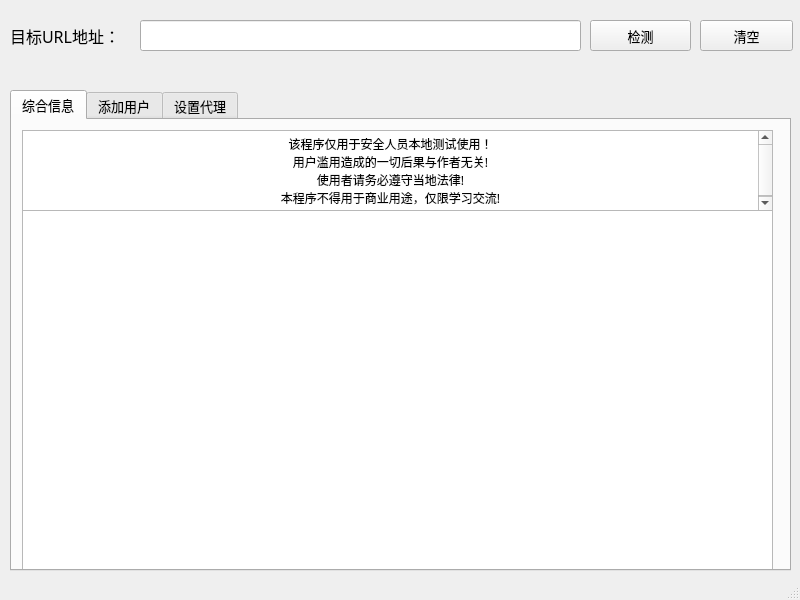
<?xml version="1.0" encoding="UTF-8"?>
<ui version="4.0">
 <class>MainWindow</class>
 <widget class="QMainWindow" name="MainWindow">
  <property name="geometry">
   <rect>
    <x>0</x>
    <y>0</y>
    <width>800</width>
    <height>600</height>
   </rect>
  </property>
  <property name="font">
   <font>
    <family>仿宋</family>
    <pointsize>10</pointsize>
   </font>
  </property>
  <property name="windowTitle">
   <string>禅道身份认证绕过漏洞利用工具 by hilyary</string>
  </property>
  <widget class="QWidget" name="centralwidget">
   <widget class="QLabel" name="label">
    <property name="geometry">
     <rect>
      <x>10</x>
      <y>20</y>
      <width>151</width>
      <height>31</height>
     </rect>
    </property>
    <property name="font">
     <font>
      <family>仿宋</family>
      <pointsize>12</pointsize>
     </font>
    </property>
    <property name="text">
     <string>目标URL地址：</string>
    </property>
   </widget>
   <widget class="QLineEdit" name="lineEdit">
    <property name="geometry">
     <rect>
      <x>140</x>
      <y>20</y>
      <width>441</width>
      <height>31</height>
     </rect>
    </property>
   </widget>
   <widget class="QPushButton" name="pushButton">
    <property name="geometry">
     <rect>
      <x>590</x>
      <y>20</y>
      <width>101</width>
      <height>31</height>
     </rect>
    </property>
    <property name="text">
     <string>检测</string>
    </property>
   </widget>
   <widget class="QPushButton" name="pushButton_2">
    <property name="geometry">
     <rect>
      <x>700</x>
      <y>20</y>
      <width>93</width>
      <height>31</height>
     </rect>
    </property>
    <property name="text">
     <string>清空</string>
    </property>
   </widget>
   <widget class="QTabWidget" name="tabWidget">
    <property name="geometry">
     <rect>
      <x>10</x>
      <y>90</y>
      <width>781</width>
      <height>481</height>
     </rect>
    </property>
    <property name="font">
     <font>
      <family>仿宋</family>
      <pointsize>10</pointsize>
     </font>
    </property>
    <property name="currentIndex">
     <number>0</number>
    </property>
    <widget class="QWidget" name="tab">
     <attribute name="title">
      <string>综合信息</string>
     </attribute>
     <widget class="QTextBrowser" name="textBrowser_2">
      <property name="geometry">
       <rect>
        <x>10</x>
        <y>90</y>
        <width>751</width>
        <height>361</height>
       </rect>
      </property>
     </widget>
     <widget class="QTextEdit" name="textEdit">
      <property name="geometry">
       <rect>
        <x>10</x>
        <y>10</y>
        <width>751</width>
        <height>81</height>
       </rect>
      </property>
      <property name="font">
       <font>
        <family>仿宋</family>
        <pointsize>10</pointsize>
       </font>
      </property>
      <property name="html">
       <string>&lt;!DOCTYPE HTML PUBLIC &quot;-//W3C//DTD HTML 4.0//EN&quot; &quot;http://www.w3.org/TR/REC-html40/strict.dtd&quot;&gt;
&lt;html&gt;&lt;head&gt;&lt;meta name=&quot;qrichtext&quot; content=&quot;1&quot; /&gt;&lt;style type=&quot;text/css&quot;&gt;
p, li { white-space: pre-wrap; }
&lt;/style&gt;&lt;/head&gt;&lt;body style=&quot; font-family:'仿宋','仿宋','仿宋'; font-size:10pt; font-weight:400; font-style:normal;&quot;&gt;
&lt;p align=&quot;center&quot; style=&quot; margin-top:0px; margin-bottom:0px; margin-left:0px; margin-right:0px; -qt-block-indent:0; text-indent:0px;&quot;&gt;&lt;span style=&quot; font-family:'SimSun'; font-size:9pt;&quot;&gt;该程序仅用于安全人员本地测试使用！&lt;/span&gt;&lt;/p&gt;
&lt;p align=&quot;center&quot; style=&quot; margin-top:0px; margin-bottom:0px; margin-left:0px; margin-right:0px; -qt-block-indent:0; text-indent:0px;&quot;&gt;&lt;span style=&quot; font-family:'SimSun'; font-size:9pt;&quot;&gt;用户滥用造成的一切后果与作者无关!&lt;/span&gt;&lt;/p&gt;
&lt;p align=&quot;center&quot; style=&quot; margin-top:0px; margin-bottom:0px; margin-left:0px; margin-right:0px; -qt-block-indent:0; text-indent:0px;&quot;&gt;&lt;span style=&quot; font-family:'SimSun'; font-size:9pt;&quot;&gt;使用者请务必遵守当地法律!&lt;/span&gt;&lt;/p&gt;
&lt;p align=&quot;center&quot; style=&quot; margin-top:0px; margin-bottom:0px; margin-left:0px; margin-right:0px; -qt-block-indent:0; text-indent:0px;&quot;&gt;&lt;span style=&quot; font-family:'SimSun'; font-size:9pt;&quot;&gt;本程序不得用于商业用途，仅限学习交流!&lt;/span&gt;&lt;/p&gt;&lt;/body&gt;&lt;/html&gt;</string>
      </property>
     </widget>
    </widget>
    <widget class="QWidget" name="tab_2">
     <attribute name="title">
      <string>添加用户</string>
     </attribute>
     <widget class="QLabel" name="label_2">
      <property name="geometry">
       <rect>
        <x>10</x>
        <y>20</y>
        <width>101</width>
        <height>31</height>
       </rect>
      </property>
      <property name="font">
       <font>
        <family>仿宋</family>
        <pointsize>12</pointsize>
       </font>
      </property>
      <property name="text">
       <string>用户名：</string>
      </property>
     </widget>
     <widget class="QLabel" name="label_3">
      <property name="geometry">
       <rect>
        <x>290</x>
        <y>20</y>
        <width>72</width>
        <height>31</height>
       </rect>
      </property>
      <property name="font">
       <font>
        <family>仿宋</family>
        <pointsize>12</pointsize>
       </font>
      </property>
      <property name="text">
       <string>密码：</string>
      </property>
     </widget>
     <widget class="QLineEdit" name="lineEdit_2">
      <property name="geometry">
       <rect>
        <x>90</x>
        <y>20</y>
        <width>191</width>
        <height>31</height>
       </rect>
      </property>
      <property name="text">
       <string>white</string>
      </property>
     </widget>
     <widget class="QLineEdit" name="lineEdit_3">
      <property name="geometry">
       <rect>
        <x>350</x>
        <y>20</y>
        <width>191</width>
        <height>31</height>
       </rect>
      </property>
      <property name="text">
       <string>2024@white</string>
      </property>
     </widget>
     <widget class="QPushButton" name="pushButton_4">
      <property name="geometry">
       <rect>
        <x>560</x>
        <y>20</y>
        <width>101</width>
        <height>31</height>
       </rect>
      </property>
      <property name="text">
       <string>添加</string>
      </property>
     </widget>
     <widget class="QPushButton" name="pushButton_3">
      <property name="geometry">
       <rect>
        <x>670</x>
        <y>20</y>
        <width>101</width>
        <height>31</height>
       </rect>
      </property>
      <property name="text">
       <string>清空</string>
      </property>
     </widget>
     <widget class="QTextBrowser" name="textBrowser">
      <property name="geometry">
       <rect>
        <x>10</x>
        <y>80</y>
        <width>751</width>
        <height>51</height>
       </rect>
      </property>
      <property name="font">
       <font>
        <family>仿宋</family>
        <pointsize>10</pointsize>
       </font>
      </property>
     </widget>
     <widget class="QLabel" name="label_4">
      <property name="geometry">
       <rect>
        <x>20</x>
        <y>90</y>
        <width>741</width>
        <height>31</height>
       </rect>
      </property>
      <property name="font">
       <font>
        <family>仿宋</family>
        <pointsize>10</pointsize>
       </font>
      </property>
      <property name="text">
       <string>此工具默认添加的用户名和密码为：white/2024@white</string>
      </property>
     </widget>
     <widget class="QTextBrowser" name="textBrowser_4">
      <property name="geometry">
       <rect>
        <x>10</x>
        <y>140</y>
        <width>751</width>
        <height>311</height>
       </rect>
      </property>
      <property name="font">
       <font>
        <family>仿宋</family>
        <pointsize>10</pointsize>
       </font>
      </property>
     </widget>
    </widget>
    <widget class="QWidget" name="tab_3">
     <attribute name="title">
      <string>设置代理</string>
     </attribute>
     <widget class="QLabel" name="label_6">
      <property name="geometry">
       <rect>
        <x>220</x>
        <y>20</y>
        <width>71</width>
        <height>31</height>
       </rect>
      </property>
      <property name="font">
       <font>
        <family>仿宋</family>
        <pointsize>12</pointsize>
       </font>
      </property>
      <property name="text">
       <string>地址：</string>
      </property>
     </widget>
     <widget class="QComboBox" name="comboBox">
      <property name="geometry">
       <rect>
        <x>110</x>
        <y>20</y>
        <width>101</width>
        <height>31</height>
       </rect>
      </property>
      <item>
       <property name="text">
        <string>NULL</string>
       </property>
      </item>
      <item>
       <property name="text">
        <string>HTTP</string>
       </property>
      </item>
      <item>
       <property name="text">
        <string>SOCKS5</string>
       </property>
      </item>
     </widget>
     <widget class="QLineEdit" name="lineEdit_5">
      <property name="geometry">
       <rect>
        <x>500</x>
        <y>20</y>
        <width>51</width>
        <height>31</height>
       </rect>
      </property>
      <property name="text">
       <string/>
      </property>
     </widget>
     <widget class="QLineEdit" name="lineEdit_4">
      <property name="geometry">
       <rect>
        <x>280</x>
        <y>20</y>
        <width>141</width>
        <height>31</height>
       </rect>
      </property>
      <property name="text">
       <string/>
      </property>
     </widget>
     <widget class="QLabel" name="label_7">
      <property name="geometry">
       <rect>
        <x>440</x>
        <y>20</y>
        <width>71</width>
        <height>31</height>
       </rect>
      </property>
      <property name="font">
       <font>
        <family>仿宋</family>
        <pointsize>12</pointsize>
       </font>
      </property>
      <property name="text">
       <string>端口：</string>
      </property>
     </widget>
     <widget class="QLabel" name="label_5">
      <property name="geometry">
       <rect>
        <x>10</x>
        <y>20</y>
        <width>131</width>
        <height>31</height>
       </rect>
      </property>
      <property name="font">
       <font>
        <family>仿宋</family>
        <pointsize>12</pointsize>
       </font>
      </property>
      <property name="text">
       <string>设置代理：</string>
      </property>
     </widget>
     <widget class="QPushButton" name="pushButton_5">
      <property name="geometry">
       <rect>
        <x>570</x>
        <y>20</y>
        <width>201</width>
        <height>31</height>
       </rect>
      </property>
      <property name="text">
       <string>设置代理</string>
      </property>
     </widget>
     <widget class="QTextBrowser" name="textBrowser_3">
      <property name="geometry">
       <rect>
        <x>10</x>
        <y>120</y>
        <width>751</width>
        <height>341</height>
       </rect>
      </property>
      <property name="font">
       <font>
        <family>仿宋</family>
        <pointsize>10</pointsize>
       </font>
      </property>
     </widget>
     <widget class="QCheckBox" name="checkBox">
      <property name="geometry">
       <rect>
        <x>570</x>
        <y>80</y>
        <width>101</width>
        <height>19</height>
       </rect>
      </property>
      <property name="font">
       <font>
        <family>仿宋</family>
        <pointsize>12</pointsize>
       </font>
      </property>
      <property name="text">
       <string>认证模式</string>
      </property>
      <property name="checked">
       <bool>false</bool>
      </property>
      <property name="tristate">
       <bool>false</bool>
      </property>
     </widget>
     <widget class="QLineEdit" name="lineEdit_6">
      <property name="geometry">
       <rect>
        <x>350</x>
        <y>70</y>
        <width>191</width>
        <height>31</height>
       </rect>
      </property>
      <property name="text">
       <string/>
      </property>
     </widget>
     <widget class="QLabel" name="label_8">
      <property name="geometry">
       <rect>
        <x>10</x>
        <y>70</y>
        <width>101</width>
        <height>31</height>
       </rect>
      </property>
      <property name="font">
       <font>
        <family>仿宋</family>
        <pointsize>12</pointsize>
       </font>
      </property>
      <property name="text">
       <string>用户名：</string>
      </property>
     </widget>
     <widget class="QLabel" name="label_9">
      <property name="geometry">
       <rect>
        <x>290</x>
        <y>70</y>
        <width>72</width>
        <height>31</height>
       </rect>
      </property>
      <property name="font">
       <font>
        <family>仿宋</family>
        <pointsize>12</pointsize>
       </font>
      </property>
      <property name="text">
       <string>密码：</string>
      </property>
     </widget>
     <widget class="QLineEdit" name="lineEdit_7">
      <property name="geometry">
       <rect>
        <x>90</x>
        <y>70</y>
        <width>191</width>
        <height>31</height>
       </rect>
      </property>
      <property name="text">
       <string/>
      </property>
     </widget>
    </widget>
   </widget>
  </widget>
  <widget class="QStatusBar" name="statusbar"/>
  <action name="actionshyezh1">
   <property name="checkable">
    <bool>false</bool>
   </property>
   <property name="text">
    <string>设置代理</string>
   </property>
  </action>
 </widget>
 <resources/>
 <connections>
  <connection>
   <sender>pushButton_3</sender>
   <signal>clicked()</signal>
   <receiver>textBrowser</receiver>
   <slot>clear()</slot>
   <hints>
    <hint type="sourcelabel">
     <x>732</x>
     <y>141</y>
    </hint>
    <hint type="destinationlabel">
     <x>397</x>
     <y>361</y>
    </hint>
   </hints>
  </connection>
  <connection>
   <sender>pushButton_2</sender>
   <signal>clicked()</signal>
   <receiver>textBrowser_2</receiver>
   <slot>clear()</slot>
   <hints>
    <hint type="sourcelabel">
     <x>746</x>
     <y>35</y>
    </hint>
    <hint type="destinationlabel">
     <x>397</x>
     <y>366</y>
    </hint>
   </hints>
  </connection>
 </connections>
</ui>
